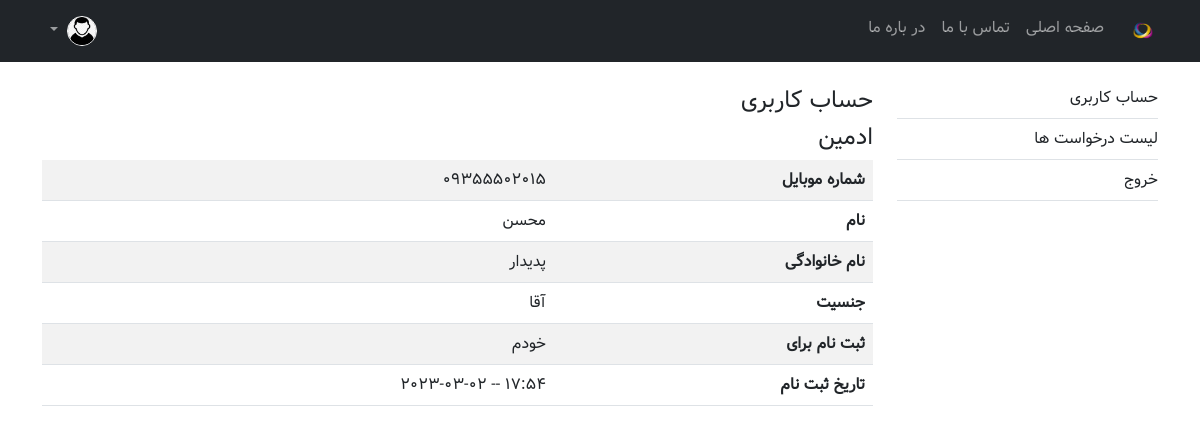
/myadmin/dashboard/ (signed in), run on the app's committed database.
### account/models.py (models this page shows, shortened)
class User(AbstractBaseUser):
    PHONE_REGEX = RegexValidator(
        regex=r"^09\d{9}$", message="شماره موبایل اشتباه میباشد")
    phone = models.CharField(
        "شماره موبایل", max_length=11, unique=True, validators=[PHONE_REGEX])
    first_name = models.CharField("نام", max_length=100)
    last_name = models.CharField("نام خانوادگی", max_length=100)
    gender = models.CharField("جنسیت", max_length=1,
                              choices=GENDER_CHOICES, default="1")
    register_for = models.CharField(
        "ثبت نام برای", max_length=1, choices=REGISTER_FOR_CHOICES, default="1")
    is_active = models.BooleanField("فعال", default=True)
    is_superuser = models.BooleanField("ابرکاربر", default=False)  # superuser
    is_admin = models.BooleanField("رابط", default=False)  # connector
    is_staff = models.BooleanField("کارشناس", default=False)  # expert
    joined_date = models.DateTimeField("تاریخ ثبت نام", auto_now_add=True)
    last_login = models.DateTimeField("تاریخ آخرین ورود", auto_now=True)
    objects = UserManager()
    USERNAME_FIELD = "phone"
    def get_role(self):
        if self.is_superuser:
            return 'ادمین'
        if self.is_admin:
            return 'رابط'
        if self.is_staff:
            return 'کارشناس'
        return 'user'
    class Meta:
        db_table = "users"
        managed = True
        verbose_name = "کاربر"
        verbose_name_plural = "کاربران"

### myadmin/views.py (the view)
# urls.py: path('myadmin/dashboard/', dashboard_view, name='dashboard'),
def dashboard_view(request):
    template_name = "myadmin/dashboard.html"
    template_title = "پنل مدیریت"
    context = {
        'template_title': template_title,
    }
    return render(request, template_name, context)

### myadmin/templatetags/myadmin_tags.py (called while the page is built)
@register.simple_tag
def get_verbose(instance, field_name):
    return instance._meta.get_field(field_name).verbose_name.title()

### templates/myadmin/dashboard.html (shortened to what this page needs)
{% extends "myadmin.html" %}
{% load static %}
{% load myadmin_tags %}
{% block dashboard_content %}
<h4>حساب کاربری</h4>
<h4>{{ user.get_role }}</h4>
<table class="table table-striped table-responsive">
  <tr>
    <th>{% get_verbose user "phone" %}</th>
    <td>{{ user.phone }}</td>
  </tr>
  <tr>
    <th>{% get_verbose user "first_name" %}</th>
    <td>{{ user.first_name }}</td>
  </tr>
  <tr>
    <th>{% get_verbose user "last_name" %}</th>
    <td>{{ user.last_name }}</td>
  </tr>
  <tr>
    <th>{% get_verbose user "gender" %}</th>
    <td>{{ user.get_gender_display }}</td>
  </tr>
  <tr>
    <th>{% get_verbose user "register_for" %}</th>
    <td>{{ user.get_register_for_display }}</td>
  </tr>
  <tr>
    <th>{% get_verbose user "joined_date" %}</th>
    <td>{{ user.joined_date|date:"H:i -- Y-m-d" }}</td>
  </tr>
</table>
{% endblock dashboard_content %}

### static/css/main.css (style rules this page uses)
* { font-family: 'Dirooz'; }

### data on the page
User: get_role "ادمین", phone "09355502015", first_name "محسن", last_name "پدیدار", gender "آقا", register_for "خودم", joined_date "17:54 -- 2023-03-02"
